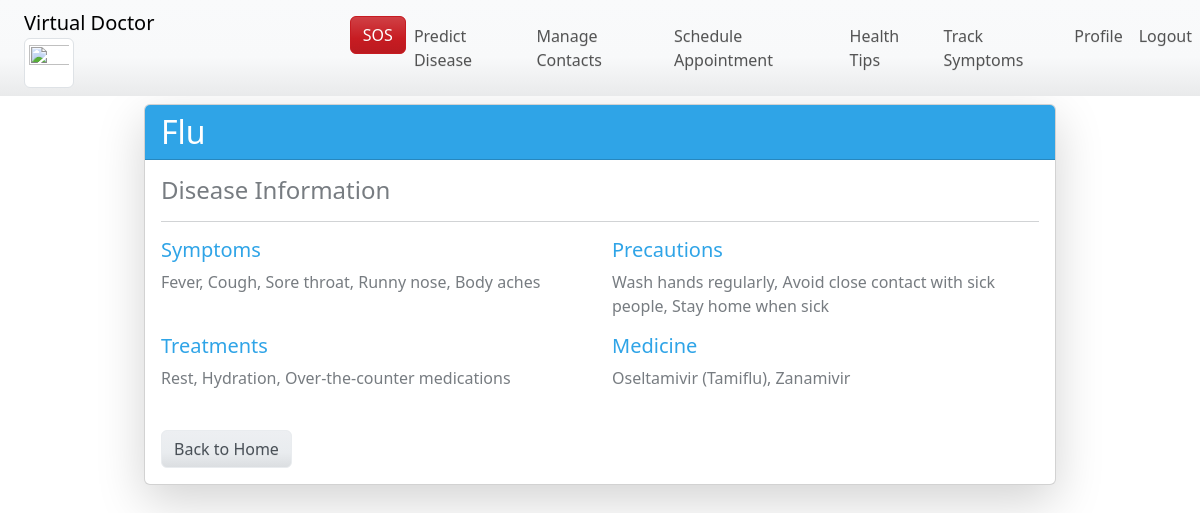
Page /disease/43/ (signed in) on the committed database.
### doctor/models.py (models this page shows, shortened)
class Disease(Model):
    name: CharField = CharField(max_length=100)
    symptoms: TextField = TextField()
    precautions: TextField = TextField()
    treatments: TextField = TextField()
    medicine: TextField = TextField(default="")

### doctor/views.py (the view)
# urls.py: path('disease/<int:a_id>/', disease_detail, name='disease_detail'),
@login_required
def disease_detail(request: WSGIRequest, a_id: int) -> HttpResponse:
    selected_theme: str = get_selected_theme(request.user)
    disease: Disease = get_object_or_404(Disease, id=a_id)
    return render(request, 'disease_detail.html', {'disease': disease, 'selected_theme': selected_theme})

### doctor/views.py (called while the page is built)
def get_selected_theme(user: User) -> str:
    default_theme: str = 'https://cdn.jsdelivr.net/npm/bootswatch@5.3.3/dist/cerulean/bootstrap.min.css'
    if not user.is_authenticated:
        return default_theme
    try:
        user_profile: UserProfile = UserProfile.objects.get(user=user)
        return user_profile.theme or default_theme
    except UserProfile.DoesNotExist:
        return default_theme

### doctor/templates/disease_detail.html (shortened to what this page needs)
{% extends 'base.html' %}
{% block theme %}{{ selected_theme }}{% endblock %}
{% block content %}
<div class="container mt-5">
    <div class="card shadow-lg">
        <div class="card-header bg-primary text-white">
            <h2 class="mb-0">{{ disease.name }}</h2>
        </div>
        <div class="card-body">
            <h4 class="card-title text-muted">Disease Information</h4>
            <hr>
            <div class="row">
                <div class="col-md-6">
                    <h5>Symptoms</h5>
                    <p class="text-muted">{{ disease.symptoms }}</p>
                </div>
                <div class="col-md-6">
                    <h5>Precautions</h5>
                    <p class="text-muted">{{ disease.precautions }}</p>
                </div>
            </div>
            <div class="row">
                <div class="col-md-6">
                    <h5>Treatments</h5>
                    <p class="text-muted">{{ disease.treatments }}</p>
                </div>
                <div class="col-md-6">
                    <h5>Medicine</h5>
                    <p class="text-muted">{{ disease.medicine }}</p>
                </div>
            </div>
            <a href="{% url 'home' %}" class="btn btn-secondary mt-4">Back to Home</a>
        </div>
    </div>
</div>
{% endblock %}

### static/css/styles.css (style rules this page uses)
body { padding-top: 56px; }
.container { max-width: 960px; }

### rows in the picture
Disease: name "Flu", symptoms "Fever, Cough, Sore throat, Runny nose, Body aches", precautions "Wash hands regularly, Avoid close contact with sick people, Stay home when sick", treatments "Rest, Hydration, Over-the-counter medications", medicine "Oseltamivir (Tamiflu), Zanamivir"
